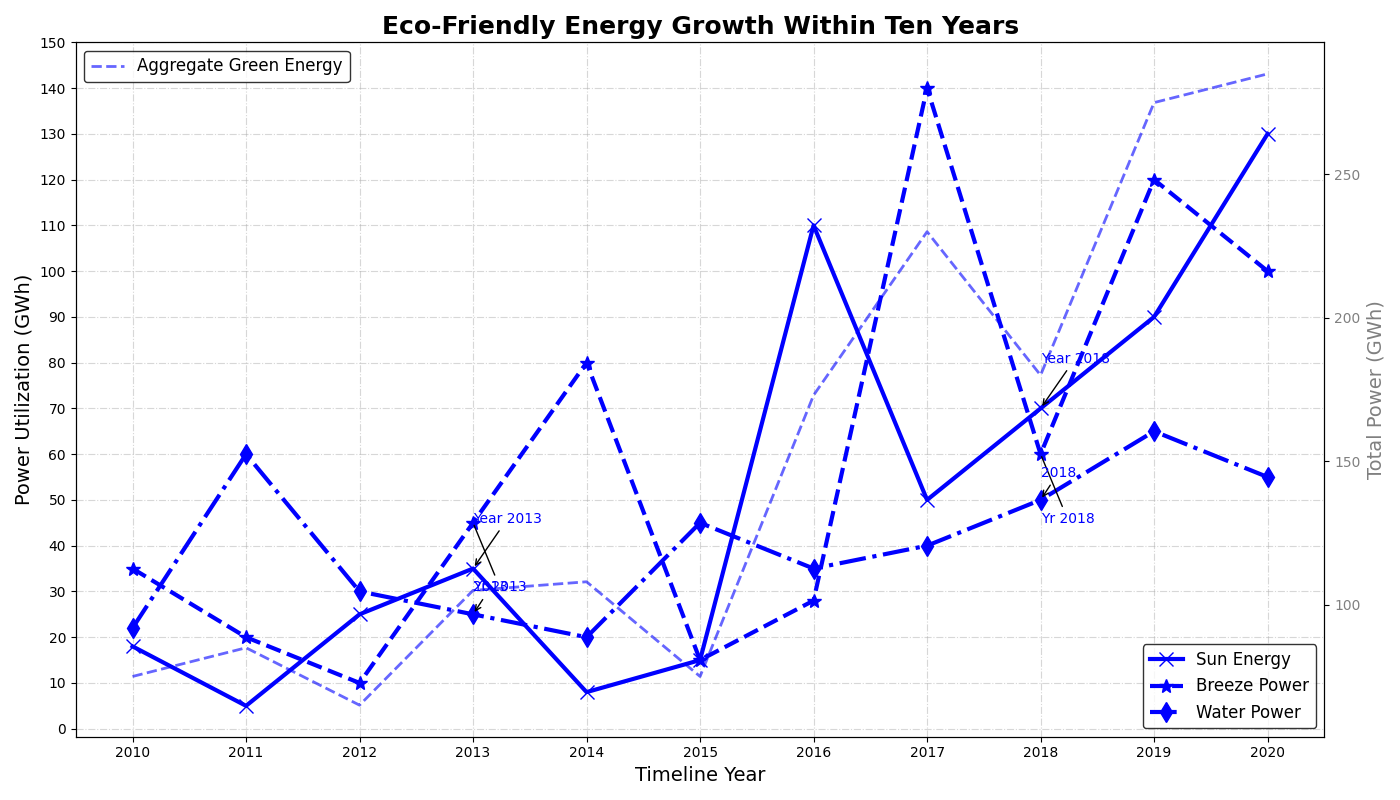

Generate this figure with Python:
import matplotlib.pyplot as plt
import numpy as np

years = np.arange(2010, 2021)

# Shuffled energy data to alter content randomly while preserving structure
solar_energy = [18, 5, 25, 35, 8, 15, 110, 50, 70, 90, 130]
wind_energy = [35, 20, 10, 45, 80, 15, 28, 140, 60, 120, 100]
hydro_energy = [22, 60, 30, 25, 20, 45, 35, 40, 50, 65, 55]

fig, ax1 = plt.subplots(figsize=(14, 8))

# Uniform color applied to all lines
uniform_color = 'blue'

ax1.plot(years, solar_energy, label='Sun Energy', color=uniform_color, marker='x', markersize=10, linewidth=3)
ax1.plot(years, wind_energy, label='Breeze Power', color=uniform_color, marker='*', markersize=10, linewidth=3, linestyle='--')
ax1.plot(years, hydro_energy, label='Water Power', color=uniform_color, marker='d', markersize=10, linewidth=3, linestyle='-.')

ax1.set_title('Eco-Friendly Energy Growth Within Ten Years', fontsize=18, fontweight='bold')
ax1.set_xlabel('Timeline Year', fontsize=14)
ax1.set_ylabel('Power Utilization (GWh)', fontsize=14)

ax1.set_xticks(years)
ax1.set_yticks(np.arange(0, 151, step=10))
ax1.grid(alpha=0.5, linestyle='-.')

ax1.legend(loc='lower right', fontsize=12, edgecolor='black')

key_years = [2013, 2018]
for year in key_years:
    idx = np.where(years == year)[0][0]
    ax1.annotate(f'Year {year}', xy=(years[idx], solar_energy[idx]), xytext=(years[idx], solar_energy[idx]+10),
                 arrowprops=dict(facecolor='gray', arrowstyle='->'), fontsize=10, color=uniform_color)
    ax1.annotate(f'Yr {year}', xy=(years[idx], wind_energy[idx]), xytext=(years[idx], wind_energy[idx]-15),
                 arrowprops=dict(facecolor='gray', arrowstyle='-'), fontsize=10, color=uniform_color)
    ax1.annotate(f'20{year%100}', xy=(years[idx], hydro_energy[idx]), xytext=(years[idx], hydro_energy[idx]+5),
                 arrowprops=dict(facecolor='gray', arrowstyle='->'), fontsize=10, color=uniform_color)

combined_energy = np.array(solar_energy) + np.array(wind_energy) + np.array(hydro_energy)
ax2 = ax1.twinx()
ax2.plot(years, combined_energy, label='Aggregate Green Energy', color=uniform_color, linewidth=2, alpha=0.6, linestyle='--')
ax2.set_ylabel('Total Power (GWh)', fontsize=14, color='gray')
ax2.tick_params(axis='y', labelcolor='gray')
ax2.legend(loc='upper left', fontsize=12, edgecolor='black')

plt.tight_layout()
plt.show()
